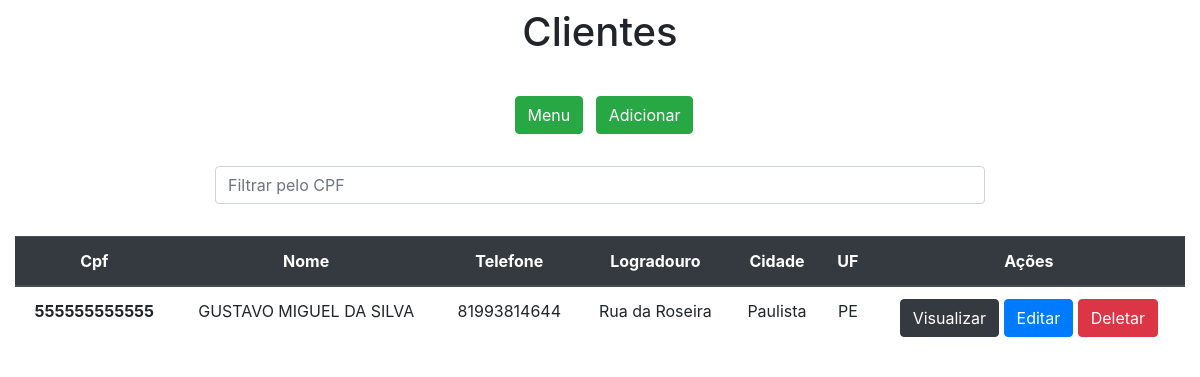
The page /clientes/ on the database as committed earlier.
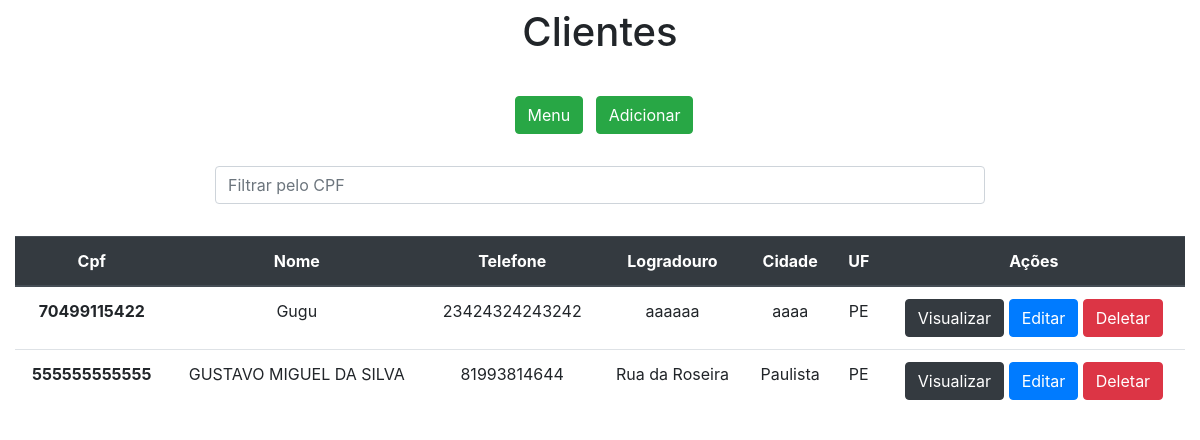
The same page on the database as committed later.
### app/models.py (models this page shows)
class Clientes(models.Model):
    cpf = models.IntegerField(primary_key=True)
    nome = models.CharField(max_length=30)
    telefone = models.CharField(max_length=17)
    logradouro = models.CharField(max_length=30)
    cidade = models.CharField(max_length=50)
    UF = models.CharField(max_length=2)

### app/views.py (the view)
# urls.py: path('clientes/', clientes, name='clientes'),
def clientes(request):
    data = {}
    search = request.GET.get('search')
    if search:
        data['db'] = Clientes.objects.filter(cpf__icontains=search)
    else:
        data['db'] = Clientes.objects.all()
    return render(request, 'clientes.html', data)

### app/templates/clientes.html (shortened to what this page needs)
<!DOCTYPE html>
<html lang="pt-br">
<head>
    <link rel="stylesheet" href="https://stackpath.bootstrapcdn.com/bootstrap/4.4.1/css/bootstrap.min.css"
>
</head>
<body>
<div class="col-8 m-auto pt-2 pb-2 text-center">
    <h1>Clientes</h1>
</div>
<div class="col-8 m-auto pt-3 pb-2 text-center">
    <a href="/menu" class="m-2 btn btn-success">Menu</a>
    <a href="/clientesForm" class="btn btn-success">Adicionar</a>
</div>
<div class="col-8 m-auto pt-3 pb-2 text-center">
    <form method="get">
        <input type="text" cpf="search" name="search" class="form-control" placeholder="Filtrar pelo CPF">
    </form>
</div>
<div class="col-12 m-auto pt-4 pb-2 text-center">
    <table class="table">
        <thead class="thead-dark">
        <tr>
            <th scope="col">Cpf</th>
            <th scope="col">Nome</th>
            <th scope="col">Telefone</th>
            <th scope="col">Logradouro</th>
            <th scope="col">Cidade</th>
            <th scope="col">UF</th>
            <th scope="col">Ações</th>
        </tr>
        </thead>
        <tbody>
        {% for dbs in db %}
        <tr>
            <th>{{dbs.cpf}}</th>
            <td>{{dbs.nome}}</td>
            <td>{{dbs.telefone}}</td>
            <td>{{dbs.logradouro}}</td>
            <td>{{dbs.cidade}}</td>
            <td>{{dbs.UF}}</td>
            <td>
                <a href="/clientesView/{{dbs.cpf}}/" class="btn btn-dark">Visualizar</a>
                <a href="/clientesEdit/{{dbs.cpf}}/" class="btn btn-primary">Editar</a>
                <a href="/clientesDelete/{{dbs.cpf}}/" class="btn btn-danger btnDel">Deletar</a>
            </td>
        </tr>
        {% endfor %}
        </tbody>
    </table>
</div>
{% load static %}
</body>
</html>

Rows that differ between the two databases and show on the page:
added Clientes: cpf "70499115422", nome "Gugu", telefone "23424324243242", logradouro "aaaaaa", cidade "aaaa", UF "PE"
